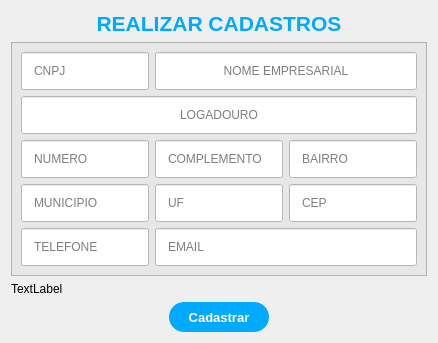
             <widget class="QWidget" name="tab">
              <property name="styleSheet">
               <string notr="true"/>
              </property>
              <attribute name="title">
               <string>Cadastro</string>
              </attribute>
              <layout class="QVBoxLayout" name="verticalLayout_9">
               <item>
                <widget class="QLabel" name="lbs_empresas">
                 <property name="sizePolicy">
                  <sizepolicy hsizetype="Preferred" vsizetype="Preferred">
                   <horstretch>0</horstretch>
                   <verstretch>0</verstretch>
                  </sizepolicy>
                 </property>
                 <property name="styleSheet">
                  <string notr="true"/>
                 </property>
                 <property name="text">
                  <string>&lt;html&gt;&lt;head/&gt;&lt;body&gt;&lt;p align=&quot;center&quot;&gt;&lt;span style=&quot; font-size:16pt; font-weight:600; color:#00aaff;&quot;&gt;REALIZAR CADASTROS&lt;/span&gt;&lt;/p&gt;&lt;/body&gt;&lt;/html&gt;</string>
                 </property>
                 <property name="alignment">
                  <set>Qt::AlignCenter</set>
                 </property>
                </widget>
               </item>
               <item>
                <widget class="QFrame" name="frame_4">
                 <property name="sizePolicy">
                  <sizepolicy hsizetype="Preferred" vsizetype="MinimumExpanding">
                   <horstretch>0</horstretch>
                   <verstretch>0</verstretch>
                  </sizepolicy>
                 </property>
                 <property name="styleSheet">
                  <string notr="true">QLineEdit{
	padding:10px;
	background-color: rgb(255, 255, 255);
	font:10pt &quot;MS Shell Dig 2&quot;;
}
QFrame{
	
	background-color: rgb(231, 231, 231);
}</string>
                 </property>
                 <property name="frameShape">
                  <enum>QFrame::StyledPanel</enum>
                 </property>
                 <property name="frameShadow">
                  <enum>QFrame::Raised</enum>
                 </property>
                 <layout class="QGridLayout" name="gridLayout">
                  <item row="4" column="1" colspan="2">
                   <widget class="QLineEdit" name="txt_email">
                    <property name="placeholderText">
                     <string>EMAIL</string>
                    </property>
                   </widget>
                  </item>
                  <item row="4" column="0">
                   <widget class="QLineEdit" name="txt_telefone">
                    <property name="placeholderText">
                     <string>TELEFONE</string>
                    </property>
                   </widget>
                  </item>
                  <item row="2" column="2">
                   <widget class="QLineEdit" name="txt_bairro">
                    <property name="placeholderText">
                     <string>BAIRRO</string>
                    </property>
                   </widget>
                  </item>
                  <item row="3" column="1">
                   <widget class="QLineEdit" name="txt_uf">
                    <property name="placeholderText">
                     <string>UF</string>
                    </property>
                   </widget>
                  </item>
                  <item row="3" column="2">
                   <widget class="QLineEdit" name="txt_cep">
                    <property name="placeholderText">
                     <string>CEP</string>
                    </property>
                   </widget>
                  </item>
                  <item row="0" column="1" colspan="2">
                   <widget class="QLineEdit" name="txt_nome">
                    <property name="alignment">
                     <set>Qt::AlignCenter</set>
                    </property>
                    <property name="placeholderText">
                     <string>NOME EMPRESARIAL</string>
                    </property>
                   </widget>
                  </item>
                  <item row="2" column="0">
                   <widget class="QLineEdit" name="txt_numero">
                    <property name="placeholderText">
                     <string>NUMERO</string>
                    </property>
                   </widget>
                  </item>
                  <item row="2" column="1">
                   <widget class="QLineEdit" name="txt_complemento">
                    <property name="placeholderText">
                     <string>COMPLEMENTO</string>
                    </property>
                   </widget>
                  </item>
                  <item row="1" column="0" colspan="3">
                   <widget class="QLineEdit" name="txt_logadouro">
                    <property name="alignment">
                     <set>Qt::AlignCenter</set>
                    </property>
                    <property name="placeholderText">
                     <string>LOGADOURO</string>
                    </property>
                   </widget>
                  </item>
                  <item row="0" column="0">
                   <widget class="QLineEdit" name="txt_cnpj">
                    <property name="placeholderText">
                     <string>CNPJ</string>
                    </property>
                   </widget>
                  </item>
                  <item row="3" column="0">
                   <widget class="QLineEdit" name="txt_municipio">
                    <property name="placeholderText">
                     <string>MUNICIPIO</string>
                    </property>
                   </widget>
                  </item>
                 </layout>
                </widget>
               </item>
               <item>
                <widget class="QLabel" name="label_5">
                 <property name="text">
                  <string>TextLabel</string>
                 </property>
                </widget>
               </item>
               <item alignment="Qt::AlignHCenter">
                <widget class="QPushButton" name="btn_cadastro_usuarios">
                 <property name="minimumSize">
                  <size>
                   <width>100</width>
                   <height>30</height>
                  </size>
                 </property>
                 <property name="font">
                  <font>
                   <pointsize>10</pointsize>
                   <weight>75</weight>
                   <bold>true</bold>
                  </font>
                 </property>
                 <property name="cursor">
                  <cursorShape>PointingHandCursor</cursorShape>
                 </property>
                 <property name="styleSheet">
                  <string notr="true">QPushButton:hover{
	
	background-color: rgb(194, 232, 255);
	border-radius:15px;
	font-weight: bold;
}
QPushButton{
	border-radius:15px;
	background-color: rgb(0, 170, 255);
	color: rgb(255, 255, 255);
}</string>
                 </property>
                 <property name="text">
                  <string>Cadastrar</string>
                 </property>
                </widget>
               </item>
              </layout>
             </widget>
